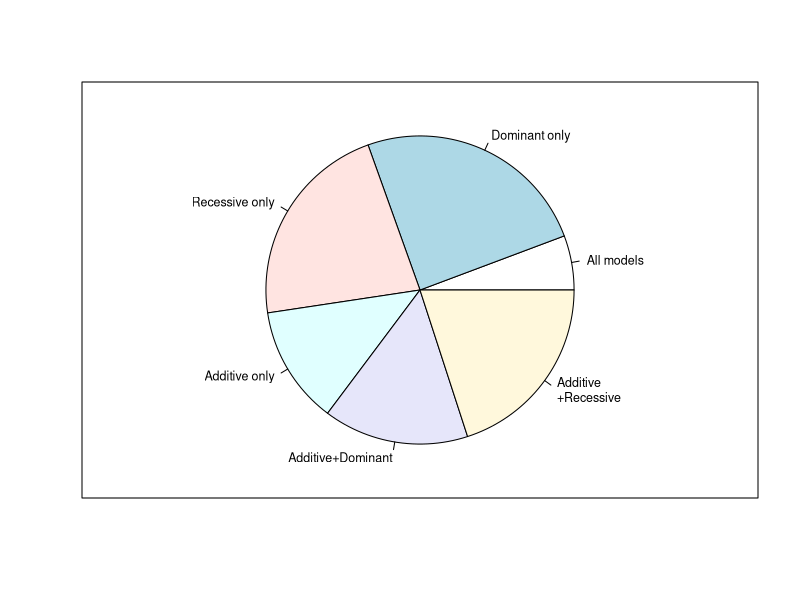

The R source for this figure:
# Testing how far recessive and dominant analyses are independent from additive
# And how inclusion of all 3 models affects false positive rate

# Simulation by DVM Bishop
# 5th April 2017

setwd("/Users/dorothybishop/Dropbox/Projects2016/SQING/SQING R scripts")
#sets working directory: this syntax works with Mac

require(MASS) #for multivariate normal generation
require(data.table)
options(scipen=999) #turn off sci notation
options(digits=4)

#--------------------------------------------------------
# create dummy dataset
#--------------------------------------------------------
ndata=20000 #N simulated rows of data (subjects)
mydata <- data.frame(matrix(0, nrow = ndata, ncol = 6))
colnames(mydata)=c('allele1','allele2','Nmaj','pheno','recmodel','dommodel')
nrun=1000
myp=data.frame(matrix(0,nrow=nrun,ncol=4)) #cols for p values for each model, and last one for constellation
for (thisrun in 1:nrun){
 for (i in 1:2){
  mydata[,i]=runif(ndata) #random uniform number 0-1; used to select probabilistically
  }
mydata[,4]=rnorm(ndata) #random normal deviate: used to simulate phenotype

MAF=.5 #Minor allele frequency

# Now convert probabilities in cols 1-2 to 1 and 0
realeffect=0.0 #Set to zero if no true effect of gene on phenotype
mydata$allele1[mydata$allele1< MAF] <- 0
mydata$allele1[mydata$allele1>=MAF] <- 1
mydata$allele2[mydata$allele2< MAF] <- 0
mydata$allele2[mydata$allele2>=MAF] <- 1
mydata$Nmaj=mydata$allele1+mydata$allele2

# Now allocate columns 6 and 7 to 1 and 0 to capture contrast for specific model
mydata$recmodel=mydata$Nmaj
mydata$dommodel=mydata$Nmaj-1
mydata$recmodel[mydata$recmodel==2]=1
mydata$dommodel[mydata$dommodel<0]=0
mydata$pheno=mydata$pheno+realeffect*mydata$Nmaj

criticalp<-.05

# Fit additive model, where phenotype increases linearly with N A alleles
addfit <-lm(pheno ~ Nmaj, data=mydata)
x=summary(addfit)
myp[thisrun,1]=x$coefficients[2,4] #extract relevant p-values
if (x$coefficients[2,4]<criticalp) {myp[thisrun,4]=myp[thisrun,4]+100}

# Fit recessive model, where phenotype differs for 2 vs 0-1 alleles
recfit <-lm(pheno ~ recmodel, data=mydata)
x=summary(recfit)
myp[thisrun,2]=x$coefficients[2,4]
if (x$coefficients[2,4]<criticalp) {myp[thisrun,4]=myp[thisrun,4]+10}

# Fit dominant model, where phenotype differs for 1-2 vs 0 alleles
domfit <-lm(pheno ~ dommodel, data=mydata)
x=summary(domfit)
myp[thisrun,3]=x$coefficients[2,4]
if (x$coefficients[2,4]<criticalp) {myp[thisrun,4]=myp[thisrun,4]+1}

}
colnames(myp)<-c('add_p','rec_p','dom_p','sigp')
#final column gives pattern of significant findings

allz=NA
allp=which(myp[,4]>0) 

overallp=length(allp)/nrun #how many runs give a significant value

my1=length(which(myp[,4]==1)) #only dominant model significant
my10=length(which(myp[,4]==10)) #only recessive model significant
my11=length(which(myp[,4]==11)) #only dom and recessive model significant
my100=length(which(myp[,4]==100)) #only additive model significant
my101=length(which(myp[,4]==101)) #additive and dominant significant
my110=length(which(myp[,4]==110)) #additive and recessive significant
my111=length(which(myp[,4]==111))  #all models significant
paste('True effect of gene:',realeffect)
paste('Dominant only significant',my1/nrun)
paste('Recessive only significant',my10/nrun)
paste('Additive only significant',my100/nrun)
paste('Recessive and dominant significant', my11/nrun)
paste('Additive and dominant significant',my101/nrun )
paste('Additive and recessive significant',my110/nrun)
paste('All three models significant',my111/nrun)
paste('At least one model significant',overallp)

# This simulation shows that to achieve overall 5% false positive rate when
# all 3 models are included, criticalp needs to be set to .025, rather than .05

# Plot a pie chart
par(mar=c(.2,.2,.2,.2))
x <- c(my111,my1,my10,my100,my101,my110)
labels <- c('All models','Dominant only','Recessive only','Additive only','Additive+Dominant','Additive\n+Recessive')

# Give the chart file a name (for plot in an external file)
#png(file = "modelpie.jpg")

# Plot the chart.
tiff("Plot4.tiff", width = 6, height = 4, units = 'in', res = 300)

pie(x,labels,cex=0.75)
box()
# Save the file.
dev.off() #only needed if plot sent to external file